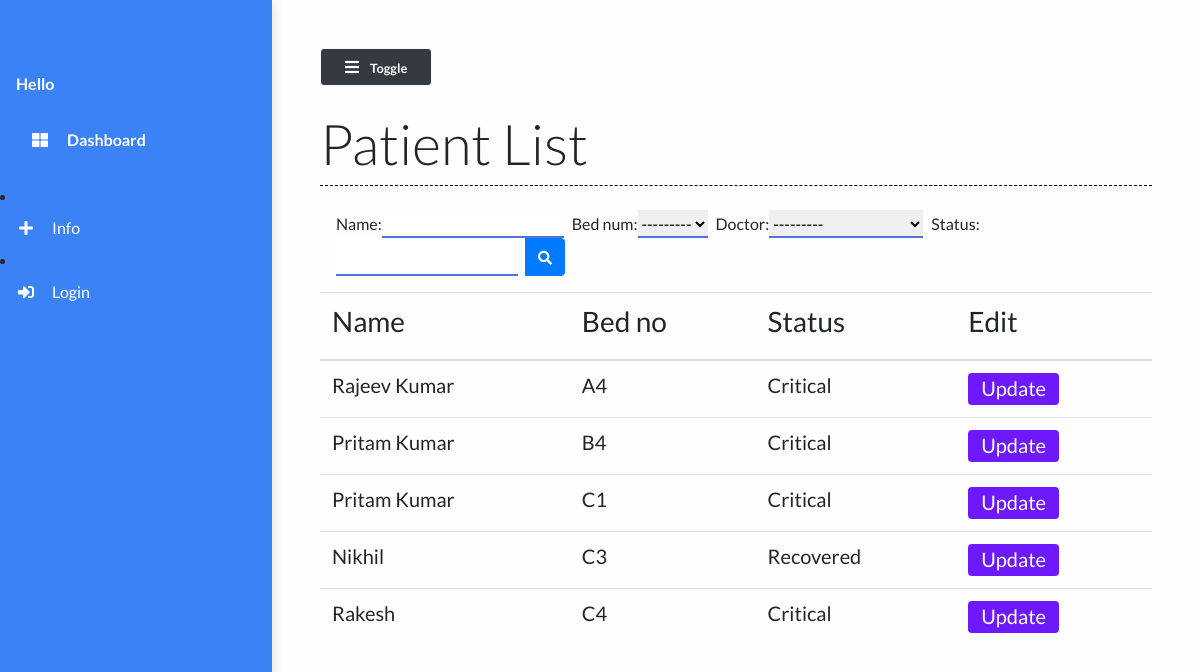
/patient_list/, run on the app's committed database.
### main/models.py (models this page shows, shortened)
class Patient(models.Model):
    name = models.CharField(max_length=50)
    phone_num = models.CharField(max_length=15)
    patient_relative_name = models.CharField(max_length=50, null=True)
    patient_relative_contact = models.CharField(max_length=15, null=True)
    address = models.TextField()
    ''' SYMPTOMS = (
        ('Fever', 'Fever'),
        ('Dry cough', 'Dry cough'),
        ('Tiredness', 'Tiredness'),
        ('Aches and pains', 'Aches and pains'),
        ('Sore throat', 'Sore throat'),
        ('Diarrhoea', 'Diarrhoea'),
        ('Loss of taste or smell', 'Loss of taste or smell'),
        ('Difficulty in breathing or shortness of breath', 'Difficulty in breathing or shortness of breath'),
        ('Chest pain or pressure', 'Chest pain or pressure'),
        ('Loss of speech or movement', 'Loss of speech or movement'),
    ) '''
    ''' symptoms = MultiSelectField(choices=SYMPTOMS, null=True) '''
    prior_ailments = models.TextField()
    bed_num = models.ForeignKey("Bed", on_delete=models.CASCADE)
    dob = models.DateField(null=True)
    doctor = models.ForeignKey("Doctor", on_delete=models.CASCADE, null=True)
    doctors_notes = models.TextField(null=True, blank=True)
    doctors_visiting_time = models.CharField(null=True, max_length=50, blank=True)
    status = models.CharField(max_length=50)

class Bed(models.Model):
    bed_number = models.CharField(max_length=50)
    occupied = models.BooleanField()
    def __str__(self):
        return self.bed_number

### main/views.py (the view)
# urls.py: path("patient_list/", views.patient_list, name="patient_list"),
def patient_list(request):
    patients = Patient.objects.all()
    myFilter = PatientFilter(request.GET, queryset=patients)
    patients = myFilter.qs
    context = {
        'patients': patients,
        'myFilter': myFilter
    }
    return render(request, 'main/patient_list.html', context)

### main/models.py (called while the page is built)
    def __str__(self):
        return self.name

### main/templates/main/patient_list.html (shortened to what this page needs)
{% extends 'main/base.html' %}
{% load static %}
{% block contentTitle %}
    Patient List
{% endblock contentTitle %}
{% block content %}
    <form class="d-none d-sm-inline-block form-inline mr-auto ml-md-3 my-2 my-md-0 mw-100 navbar-search mb-3" method="GET" id="list">
        <div class="input-group">
        {{myFilter.form}}
            <div class="input-group-append">
                <button class="btn btn-primary btn-block" type="submit">
                    <i class="fas fa-search fa-sm"></i>
                </button>
            </div>
        </div>
    </form>
     <div class="table-responsive mt-3">
        <table class="table table-hover">
            <thead>
                <th><h3>Name</h3></th>
                <th><h3>Bed no</h3></th>
                <th><h3>Status</h3></th>
                <th><h3>Edit</h3></th>
            </thead>
            <tbody>
                {% for patient in patients %}
                <tr class="mx-auto">
                    <td scope="row"><h5>{{ patient.name }}</h5></td>
                    <td><h5>{{ patient.bed_num }}</h5></td>
                    <td><h5>{{ patient.status }}</h5></td>
                    <td><a href="/patient/{{patient.id}}" class="btn btn-purple"><h5>Update</h5></a></td>
                </tr>
                {% endfor %}
            </tbody>
        </table>
    </div>
{% endblock content %}

### static/styles/base.css (style rules this page uses)
body { background: #fffefe; min-height: 100vh; overflow-x: hidden; font-family:Lato,'Helvetica Neue',Helvetica,Arial,sans-serif; }
.btn-purple { background: #6d19fc; color: #ffffff; height: 2rem; padding-top: 2px; }
#id_name { margin-right: 0.5rem; border: none; outline: none; border-bottom: 2px solid #4e73df; }
#id_bed_num { margin-right: 0.5rem; border: none; outline: none; border-bottom: 2px solid #4e73df; }
#id_status { margin-right: 0.5rem; border: none; outline: none; border-bottom: 2px solid #4e73df; }
#id_doctor { margin-right: 0.5rem; border: none; outline: none; border-bottom: 2px solid #4e73df; }

### data on the page
Patient: name "Rajeev Kumar", bed_num "A4", status "Critical"
Patient: name "Pritam Kumar", bed_num "B4", status "Critical"
Patient: name "Pritam Kumar", bed_num "C1", status "Critical"
Patient: name "Nikhil", bed_num "C3", status "Recovered"
Patient: name "Rakesh", bed_num "C4", status "Critical"
